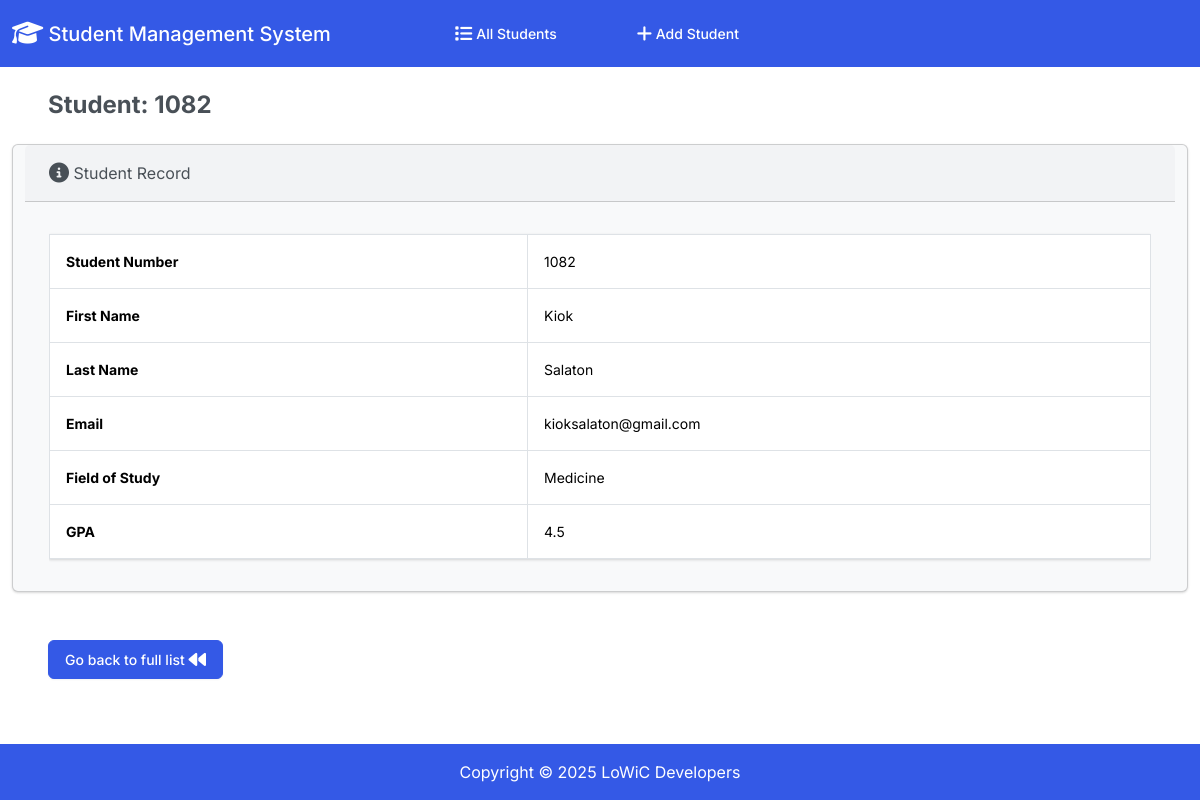
/2, run on the app's committed database.
### Student/models.py (models this page shows, shortened)
class Stud(models.Model):
    student_number = models.PositiveIntegerField()
    first_name = models.CharField(max_length=50)
    last_name = models.CharField(max_length=50)
    email = models.EmailField(max_length=100)
    field_of_study = models.CharField(max_length=50)
    gpa = models.FloatField()

### Student/views.py (the view)
# urls.py: path("<int:id>", views.student_view, name="student_view"),
def student_view(request, id):
    student = Stud.objects.get(pk=id)
    return render(request, "students/view.html", {
        "student": student
    })

### Student/templates/students/view.html (shortened to what this page needs)
{% extends "students/base.html" %}
{% block body %}
<div class="container-fluid">
    <h4 class="m-4"><strong>Student: {{ student.student_number }}</strong></h4>
    <div class="row">
        <div class="col-12">
            {% if student %}
            <div class="row justify-content-center">
            <div class="card bg-light mx-4 mb-4">
                <div class="card-header">
                    <i class="fa-solid fa-circle-info fa-lg"></i> Student Record
                </div>
                <div class="card-body">
                    <div class="table-responsive">
                        <table class="table table-hover">
                        <table class="table table-bordered">
                            <tbody>
                                <tr>
                                    <th scope="row"><strong>Student Number</strong></th>
                                    <td>{{ student.student_number }}</td>
                                </tr>
                                <tr>
                                    <th scope="row"><strong>First Name </strong></th>
                                    <td>{{ student.first_name }}</td>
                                </tr>
                                <tr>
                                    <th scope="row"><strong>Last Name</strong></th>
                                    <td>{{ student.last_name }}</td>
                                </tr>
                                <tr>
                                    <th scope="row"><strong>Email</strong></th>
                                    <td>{{ student.email }}</td>
                                </tr>
                                <tr>
                                    <th scope="row"><strong>Field of Study</strong></th>
                                    <td>{{ student.field_of_study }}</td>
                                </tr>
                                <tr>
                                    <th scope="row"><strong>GPA</strong></th>
                                    <td>{{ student.gpa }}</td>
                                </tr>
                            </tbody>
                        </table>
                    </table>
                    </div>
                </div>
            </div>
    </div>
            {% else %}
            <h5 class="alert alert-primary ms-4 me-4">No Record of Such Student</h5>
            {% endif %}
        </div>
    </div>
    <a href="{% url 'index' %}" class="btn btn-primary m-4 text-decoration-none">
        Go back to full list
    </a>
</div>
{%endblock%}

### data on the page
Stud: student_number "1082", first_name "Kiok", last_name "Salaton", email "kioksalaton@gmail.com", field_of_study "Medicine", gpa "4.5"
